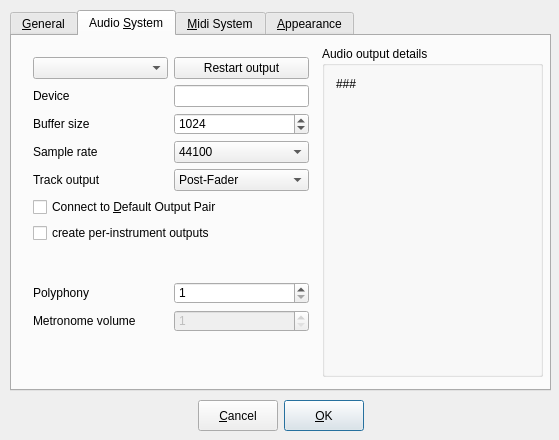
<ui version="4.0" >
 <class>PreferencesDialog_UI</class>
 <widget class="QDialog" name="PreferencesDialog_UI" >
  <property name="geometry" >
   <rect>
    <x>0</x>
    <y>0</y>
    <width>559</width>
    <height>440</height>
   </rect>
  </property>
  <property name="windowTitle" >
   <string>Form1</string>
  </property>
  <widget class="QWidget" name="Layout33" >
   <property name="geometry" >
    <rect>
     <x>10</x>
     <y>400</y>
     <width>541</width>
     <height>31</height>
    </rect>
   </property>
   <layout class="QHBoxLayout" >
    <property name="spacing" >
     <number>6</number>
    </property>
    <property name="leftMargin" >
     <number>0</number>
    </property>
    <property name="topMargin" >
     <number>0</number>
    </property>
    <property name="rightMargin" >
     <number>0</number>
    </property>
    <property name="bottomMargin" >
     <number>0</number>
    </property>
    <item>
     <spacer>
      <property name="orientation" >
       <enum>Qt::Horizontal</enum>
      </property>
      <property name="sizeType" >
       <enum>QSizePolicy::Expanding</enum>
      </property>
      <property name="sizeHint" >
       <size>
        <width>184</width>
        <height>16</height>
       </size>
      </property>
     </spacer>
    </item>
    <item>
     <widget class="QPushButton" name="cancelBtn" >
      <property name="sizePolicy" >
       <sizepolicy vsizetype="Preferred" hsizetype="Preferred" >
        <horstretch>0</horstretch>
        <verstretch>0</verstretch>
       </sizepolicy>
      </property>
      <property name="minimumSize" >
       <size>
        <width>0</width>
        <height>22</height>
       </size>
      </property>
      <property name="text" >
       <string>&amp;Cancel</string>
      </property>
      <property name="shortcut" >
       <string>Alt+C</string>
      </property>
     </widget>
    </item>
    <item>
     <widget class="QPushButton" name="okBtn" >
      <property name="sizePolicy" >
       <sizepolicy vsizetype="Preferred" hsizetype="Preferred" >
        <horstretch>0</horstretch>
        <verstretch>0</verstretch>
       </sizepolicy>
      </property>
      <property name="minimumSize" >
       <size>
        <width>0</width>
        <height>22</height>
       </size>
      </property>
      <property name="text" >
       <string>&amp;OK</string>
      </property>
      <property name="shortcut" >
       <string>Alt+O</string>
      </property>
      <property name="default" >
       <bool>true</bool>
      </property>
      <property name="flat" >
       <bool>false</bool>
      </property>
     </widget>
    </item>
    <item>
     <spacer>
      <property name="orientation" >
       <enum>Qt::Horizontal</enum>
      </property>
      <property name="sizeType" >
       <enum>QSizePolicy::Expanding</enum>
      </property>
      <property name="sizeHint" >
       <size>
        <width>183</width>
        <height>16</height>
       </size>
      </property>
     </spacer>
    </item>
   </layout>
  </widget>
  <widget class="QTabWidget" name="TabWidget2" >
   <property name="geometry" >
    <rect>
     <x>10</x>
     <y>10</y>
     <width>541</width>
     <height>381</height>
    </rect>
   </property>
   <property name="sizePolicy" >
    <sizepolicy vsizetype="Expanding" hsizetype="Expanding" >
     <horstretch>0</horstretch>
     <verstretch>0</verstretch>
    </sizepolicy>
   </property>
   <property name="toolTip" >
    <string/>
   </property>
   <property name="tabShape" >
    <enum>QTabWidget::Rounded</enum>
   </property>
   <property name="currentIndex" >
    <number>1</number>
   </property>
   <widget class="QWidget" name="tab_1" >
    <attribute name="title" >
     <string>&amp;General</string>
    </attribute>
    <widget class="QCheckBox" name="restoreLastUsedSongCheckbox" >
     <property name="geometry" >
      <rect>
       <x>10</x>
       <y>10</y>
       <width>511</width>
       <height>31</height>
      </rect>
     </property>
     <property name="minimumSize" >
      <size>
       <width>0</width>
       <height>22</height>
      </size>
     </property>
     <property name="text" >
      <string>&amp;Reopen last used song</string>
     </property>
     <property name="shortcut" >
      <string>Alt+R</string>
     </property>
    </widget>
    <widget class="QCheckBox" name="useLashCheckbox" >
     <property name="geometry" >
      <rect>
       <x>10</x>
       <y>40</y>
       <width>511</width>
       <height>31</height>
      </rect>
     </property>
     <property name="text" >
      <string>Use lash</string>
     </property>
    </widget>
    <widget class="QSpinBox" name="sBcountOffset" >
     <property name="geometry" >
      <rect>
       <x>11</x>
       <y>91</y>
       <width>52</width>
       <height>21</height>
      </rect>
     </property>
     <property name="toolTip" >
      <string>first step, adjust timing mismatch between controller/keyboard trigger latency and computed bpm</string>
     </property>
     <property name="minimum" >
      <number>-200</number>
     </property>
     <property name="maximum" >
      <number>200</number>
     </property>
    </widget>
    <widget class="QLabel" name="bClabel_2" >
     <property name="geometry" >
      <rect>
       <x>70</x>
       <y>91</y>
       <width>331</width>
       <height>21</height>
      </rect>
     </property>
     <property name="text" >
      <string>Beat counter drift compensation in 1/10 ms   </string>
     </property>
    </widget>
    <widget class="QSpinBox" name="sBstartOffset" >
     <property name="geometry" >
      <rect>
       <x>11</x>
       <y>121</y>
       <width>52</width>
       <height>21</height>
      </rect>
     </property>
     <property name="toolTip" >
      <string>second step, adjust offset between last controller/keybord trigger and the deferred sequencer startup </string>
     </property>
     <property name="minimum" >
      <number>-500</number>
     </property>
     <property name="maximum" >
      <number>500</number>
     </property>
    </widget>
    <widget class="QLabel" name="label" >
     <property name="geometry" >
      <rect>
       <x>70</x>
       <y>121</y>
       <width>261</width>
       <height>21</height>
      </rect>
     </property>
     <property name="text" >
      <string>Beat counter start offset in ms    </string>
     </property>
    </widget>
   </widget>
   <widget class="QWidget" name="tab_2" >
    <attribute name="title" >
     <string>Audio &amp;System</string>
    </attribute>
    <widget class="QGroupBox" name="groupBox" >
     <property name="geometry" >
      <rect>
       <x>310</x>
       <y>10</y>
       <width>221</width>
       <height>331</height>
      </rect>
     </property>
     <property name="title" >
      <string>Audio output details</string>
     </property>
     <layout class="QVBoxLayout" >
      <item>
       <widget class="QLabel" name="driverInfoLbl" >
        <property name="text" >
         <string>###</string>
        </property>
        <property name="alignment" >
         <set>Qt::AlignTop</set>
        </property>
        <property name="wordWrap" >
         <bool>true</bool>
        </property>
       </widget>
      </item>
     </layout>
    </widget>
    <widget class="QWidget" name="layoutWidget" >
     <property name="geometry" >
      <rect>
       <x>10</x>
       <y>10</y>
       <width>298</width>
       <height>331</height>
      </rect>
     </property>
     <layout class="QVBoxLayout" >
      <item>
       <layout class="QHBoxLayout" >
        <item>
         <widget class="QComboBox" name="driverComboBox" />
        </item>
        <item>
         <widget class="QPushButton" name="restartDriverBtn" >
          <property name="text" >
           <string>Restart output</string>
          </property>
         </widget>
        </item>
       </layout>
      </item>
      <item>
       <layout class="QGridLayout" >
        <property name="leftMargin" >
         <number>0</number>
        </property>
        <property name="topMargin" >
         <number>0</number>
        </property>
        <property name="rightMargin" >
         <number>0</number>
        </property>
        <property name="bottomMargin" >
         <number>0</number>
        </property>
        <property name="horizontalSpacing" >
         <number>6</number>
        </property>
        <property name="verticalSpacing" >
         <number>6</number>
        </property>
        <item row="1" column="1" >
         <widget class="QSpinBox" name="bufferSizeSpinBox" >
          <property name="minimumSize" >
           <size>
            <width>0</width>
            <height>22</height>
           </size>
          </property>
          <property name="minimum" >
           <number>100</number>
          </property>
          <property name="maximum" >
           <number>5000</number>
          </property>
          <property name="singleStep" >
           <number>100</number>
          </property>
          <property name="value" >
           <number>1024</number>
          </property>
         </widget>
        </item>
        <item row="2" column="0" >
         <widget class="QLabel" name="sampleRateLbl" >
          <property name="minimumSize" >
           <size>
            <width>0</width>
            <height>22</height>
           </size>
          </property>
          <property name="text" >
           <string>Sample rate</string>
          </property>
         </widget>
        </item>
        <item row="0" column="0" >
         <widget class="QLabel" name="audioDeviceLbl" >
          <property name="text" >
           <string>Device</string>
          </property>
         </widget>
        </item>
        <item row="1" column="0" >
         <widget class="QLabel" name="buffer_sizeLbl" >
          <property name="minimumSize" >
           <size>
            <width>0</width>
            <height>22</height>
           </size>
          </property>
          <property name="text" >
           <string>Buffer size</string>
          </property>
         </widget>
        </item>
        <item row="0" column="1" >
         <widget class="QLineEdit" name="m_pAudioDeviceTxt" >
          <property name="sizePolicy" >
           <sizepolicy vsizetype="Fixed" hsizetype="Minimum" >
            <horstretch>0</horstretch>
            <verstretch>0</verstretch>
           </sizepolicy>
          </property>
         </widget>
        </item>
        <item row="2" column="1" >
         <widget class="QComboBox" name="sampleRateComboBox" >
          <property name="currentIndex" >
           <number>0</number>
          </property>
          <item>
           <property name="text" >
            <string>44100</string>
           </property>
          </item>
          <item>
           <property name="text" >
            <string>48000</string>
           </property>
          </item>
          <item>
           <property name="text" >
            <string>88200</string>
           </property>
          </item>
          <item>
           <property name="text" >
            <string>96000</string>
           </property>
          </item>
         </widget>
        </item>
        <item row="3" column="1" >
         <widget class="QComboBox" name="trackOutputComboBox" >
          <property name="currentIndex" >
           <number>0</number>
          </property>
          <item>
           <property name="text" >
            <string>Post-Fader</string>
           </property>
          </item>
          <item>
           <property name="text" >
            <string>Pre-Fader</string>
           </property>
          </item>
         </widget>
        </item>
        <item row="3" column="0" >
         <widget class="QLabel" name="trackOutLbl" >
          <property name="minimumSize" >
           <size>
            <width>0</width>
            <height>22</height>
           </size>
          </property>
          <property name="text" >
           <string>Track output</string>
          </property>
         </widget>
        </item>
       </layout>
      </item>
      <item>
       <layout class="QVBoxLayout" >
        <property name="spacing" >
         <number>-1</number>
        </property>
        <item>
         <widget class="QCheckBox" name="connectDefaultsCheckBox" >
          <property name="text" >
           <string>Connect to &amp;Default Output Pair</string>
          </property>
          <property name="shortcut" >
           <string>Alt+D</string>
          </property>
         </widget>
        </item>
        <item>
         <widget class="QCheckBox" name="trackOutsCheckBox" >
          <property name="text" >
           <string>create per-instrument outputs</string>
          </property>
          <property name="shortcut" >
           <string>Alt+D</string>
          </property>
         </widget>
        </item>
       </layout>
      </item>
      <item>
       <spacer>
        <property name="orientation" >
         <enum>Qt::Vertical</enum>
        </property>
        <property name="sizeHint" >
         <size>
          <width>20</width>
          <height>40</height>
         </size>
        </property>
       </spacer>
      </item>
      <item>
       <layout class="QGridLayout" >
        <property name="leftMargin" >
         <number>0</number>
        </property>
        <property name="topMargin" >
         <number>0</number>
        </property>
        <property name="rightMargin" >
         <number>0</number>
        </property>
        <property name="bottomMargin" >
         <number>0</number>
        </property>
        <property name="horizontalSpacing" >
         <number>6</number>
        </property>
        <property name="verticalSpacing" >
         <number>6</number>
        </property>
        <item row="0" column="1" >
         <widget class="QSpinBox" name="maxVoicesTxt" >
          <property name="minimumSize" >
           <size>
            <width>0</width>
            <height>22</height>
           </size>
          </property>
          <property name="minimum" >
           <number>1</number>
          </property>
          <property name="maximum" >
           <number>512</number>
          </property>
         </widget>
        </item>
        <item row="1" column="1" >
         <widget class="QSpinBox" name="metronomeVolumeSpinBox" >
          <property name="enabled" >
           <bool>false</bool>
          </property>
          <property name="minimumSize" >
           <size>
            <width>0</width>
            <height>22</height>
           </size>
          </property>
          <property name="minimum" >
           <number>1</number>
          </property>
          <property name="maximum" >
           <number>100</number>
          </property>
         </widget>
        </item>
        <item row="1" column="0" >
         <widget class="QLabel" name="TextLabel1_4" >
          <property name="minimumSize" >
           <size>
            <width>0</width>
            <height>22</height>
           </size>
          </property>
          <property name="text" >
           <string>Metronome volume</string>
          </property>
         </widget>
        </item>
        <item row="0" column="0" >
         <widget class="QLabel" name="textLabel3_3" >
          <property name="text" >
           <string>Polyphony</string>
          </property>
         </widget>
        </item>
       </layout>
      </item>
      <item>
       <spacer>
        <property name="orientation" >
         <enum>Qt::Vertical</enum>
        </property>
        <property name="sizeHint" >
         <size>
          <width>20</width>
          <height>40</height>
         </size>
        </property>
       </spacer>
      </item>
     </layout>
    </widget>
   </widget>
   <widget class="QWidget" name="tab_3" >
    <attribute name="title" >
     <string>&amp;Midi System</string>
    </attribute>
    <widget class="QWidget" name="layoutWidget_4" >
     <property name="geometry" >
      <rect>
       <x>10</x>
       <y>10</y>
       <width>521</width>
       <height>127</height>
      </rect>
     </property>
     <layout class="QGridLayout" >
      <property name="leftMargin" >
       <number>0</number>
      </property>
      <property name="topMargin" >
       <number>0</number>
      </property>
      <property name="rightMargin" >
       <number>0</number>
      </property>
      <property name="bottomMargin" >
       <number>0</number>
      </property>
      <property name="horizontalSpacing" >
       <number>6</number>
      </property>
      <property name="verticalSpacing" >
       <number>6</number>
      </property>
      <item row="1" column="0" >
       <widget class="QLabel" name="textLabel1_3_2" >
        <property name="minimumSize" >
         <size>
          <width>0</width>
          <height>22</height>
         </size>
        </property>
        <property name="text" >
         <string>Input</string>
        </property>
       </widget>
      </item>
      <item row="2" column="1" >
       <widget class="QComboBox" name="midiPortChannelComboBox" >
        <property name="minimumSize" >
         <size>
          <width>0</width>
          <height>22</height>
         </size>
        </property>
        <item>
         <property name="text" >
          <string>All</string>
         </property>
        </item>
        <item>
         <property name="text" >
          <string>1</string>
         </property>
        </item>
        <item>
         <property name="text" >
          <string>2</string>
         </property>
        </item>
        <item>
         <property name="text" >
          <string>3</string>
         </property>
        </item>
        <item>
         <property name="text" >
          <string>4</string>
         </property>
        </item>
        <item>
         <property name="text" >
          <string>5</string>
         </property>
        </item>
        <item>
         <property name="text" >
          <string>6</string>
         </property>
        </item>
        <item>
         <property name="text" >
          <string>7</string>
         </property>
        </item>
        <item>
         <property name="text" >
          <string>8</string>
         </property>
        </item>
        <item>
         <property name="text" >
          <string>9</string>
         </property>
        </item>
        <item>
         <property name="text" >
          <string>10</string>
         </property>
        </item>
        <item>
         <property name="text" >
          <string>11</string>
         </property>
        </item>
        <item>
         <property name="text" >
          <string>12</string>
         </property>
        </item>
        <item>
         <property name="text" >
          <string>13</string>
         </property>
        </item>
        <item>
         <property name="text" >
          <string>14</string>
         </property>
        </item>
        <item>
         <property name="text" >
          <string>15</string>
         </property>
        </item>
        <item>
         <property name="text" >
          <string>16</string>
         </property>
        </item>
       </widget>
      </item>
      <item row="3" column="0" colspan="2" >
       <widget class="QCheckBox" name="m_pIgnoreNoteOffCheckBox" >
        <property name="text" >
         <string>Ignore note-off</string>
        </property>
       </widget>
      </item>
      <item row="1" column="1" >
       <widget class="QComboBox" name="midiPortComboBox" />
      </item>
      <item row="0" column="1" >
       <widget class="QComboBox" name="m_pMidiDriverComboBox" />
      </item>
      <item row="0" column="0" >
       <widget class="QLabel" name="textLabel1_5" >
        <property name="text" >
         <string>Midi driver</string>
        </property>
       </widget>
      </item>
      <item row="2" column="0" >
       <widget class="QLabel" name="textLabel1_3" >
        <property name="minimumSize" >
         <size>
          <width>0</width>
          <height>22</height>
         </size>
        </property>
        <property name="text" >
         <string>Channel</string>
        </property>
       </widget>
      </item>
     </layout>
    </widget>
    <widget class="MidiTable" name="midiTable" >
     <property name="geometry" >
      <rect>
       <x>10</x>
       <y>150</y>
       <width>521</width>
       <height>192</height>
      </rect>
     </property>
    </widget>
   </widget>
   <widget class="QWidget" name="tab_4" >
    <attribute name="title" >
     <string>&amp;Appearance</string>
    </attribute>
    <widget class="QLabel" name="textLabel3" >
     <property name="geometry" >
      <rect>
       <x>10</x>
       <y>300</y>
       <width>521</width>
       <height>40</height>
      </rect>
     </property>
     <property name="text" >
      <string>&lt;i>After a font change the application must be restarted.&lt;/i></string>
     </property>
    </widget>
    <widget class="QWidget" name="layoutWidget_5" >
     <property name="geometry" >
      <rect>
       <x>10</x>
       <y>10</y>
       <width>521</width>
       <height>63</height>
      </rect>
     </property>
     <layout class="QGridLayout" >
      <property name="leftMargin" >
       <number>0</number>
      </property>
      <property name="topMargin" >
       <number>0</number>
      </property>
      <property name="rightMargin" >
       <number>0</number>
      </property>
      <property name="bottomMargin" >
       <number>0</number>
      </property>
      <property name="horizontalSpacing" >
       <number>6</number>
      </property>
      <property name="verticalSpacing" >
       <number>6</number>
      </property>
      <item row="0" column="0" >
       <widget class="QLabel" name="applicationFontLbl" >
        <property name="minimumSize" >
         <size>
          <width>0</width>
          <height>22</height>
         </size>
        </property>
        <property name="frameShape" >
         <enum>QFrame::Box</enum>
        </property>
        <property name="text" >
         <string>Application font</string>
        </property>
        <property name="alignment" >
         <set>Qt::AlignCenter</set>
        </property>
       </widget>
      </item>
      <item row="1" column="0" >
       <widget class="QLabel" name="textLabel1_4" >
        <property name="text" >
         <string>Style</string>
        </property>
       </widget>
      </item>
      <item row="1" column="1" >
       <widget class="QComboBox" name="styleComboBox" />
      </item>
      <item row="0" column="1" >
       <widget class="QPushButton" name="selectApplicationFontBtn" >
        <property name="minimumSize" >
         <size>
          <width>0</width>
          <height>22</height>
         </size>
        </property>
        <property name="text" >
         <string>Select font</string>
        </property>
       </widget>
      </item>
     </layout>
    </widget>
    <widget class="QWidget" name="layoutWidget_6" >
     <property name="geometry" >
      <rect>
       <x>10</x>
       <y>90</y>
       <width>521</width>
       <height>63</height>
      </rect>
     </property>
     <layout class="QGridLayout" >
      <property name="leftMargin" >
       <number>0</number>
      </property>
      <property name="topMargin" >
       <number>0</number>
      </property>
      <property name="rightMargin" >
       <number>0</number>
      </property>
      <property name="bottomMargin" >
       <number>0</number>
      </property>
      <property name="horizontalSpacing" >
       <number>6</number>
      </property>
      <property name="verticalSpacing" >
       <number>6</number>
      </property>
      <item row="0" column="1" >
       <widget class="QPushButton" name="selectMixerFontBtn" >
        <property name="minimumSize" >
         <size>
          <width>0</width>
          <height>22</height>
         </size>
        </property>
        <property name="text" >
         <string>Select font</string>
        </property>
       </widget>
      </item>
      <item row="1" column="0" >
       <widget class="QLabel" name="textLabel1" >
        <property name="minimumSize" >
         <size>
          <width>0</width>
          <height>22</height>
         </size>
        </property>
        <property name="text" >
         <string>Meters falloff speed</string>
        </property>
       </widget>
      </item>
      <item row="1" column="1" >
       <widget class="QComboBox" name="mixerFalloffComboBox" >
        <property name="minimumSize" >
         <size>
          <width>0</width>
          <height>22</height>
         </size>
        </property>
        <item>
         <property name="text" >
          <string>Slow</string>
         </property>
        </item>
        <item>
         <property name="text" >
          <string>Normal</string>
         </property>
        </item>
        <item>
         <property name="text" >
          <string>Fast</string>
         </property>
        </item>
       </widget>
      </item>
      <item row="0" column="0" >
       <widget class="QLabel" name="mixerFontLbl" >
        <property name="minimumSize" >
         <size>
          <width>0</width>
          <height>22</height>
         </size>
        </property>
        <property name="frameShape" >
         <enum>QFrame::Box</enum>
        </property>
        <property name="midLineWidth" >
         <number>0</number>
        </property>
        <property name="text" >
         <string>Mixer font</string>
        </property>
        <property name="alignment" >
         <set>Qt::AlignCenter</set>
        </property>
        <property name="margin" >
         <number>0</number>
        </property>
       </widget>
      </item>
     </layout>
    </widget>
   </widget>
  </widget>
 </widget>
 <layoutdefault spacing="6" margin="11" />
 <customwidgets>
  <customwidget>
   <class>MidiTable</class>
   <extends>QTableWidget</extends>
   <header location="global" >widgets/midiTable.h</header>
  </customwidget>
 </customwidgets>
 <resources/>
 <connections/>
</ui>
